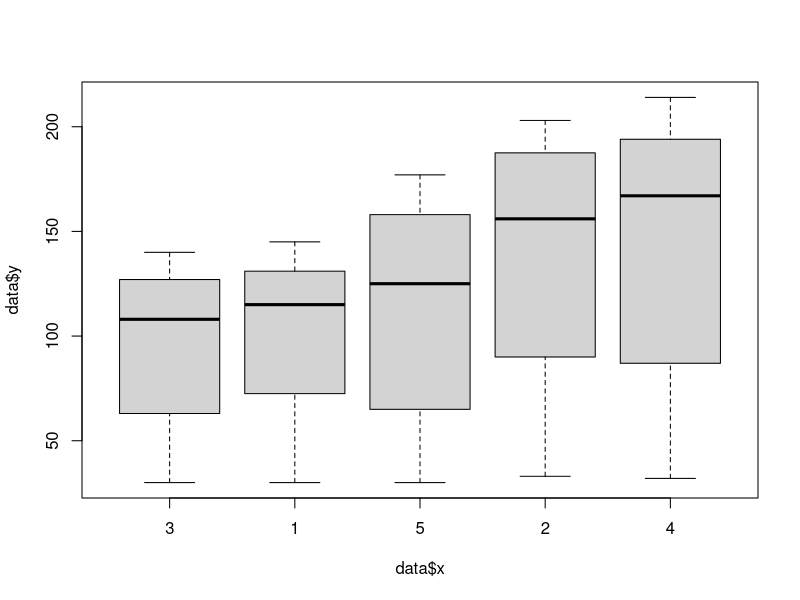

Reproduce this figure in R.
# assegnare il dataset all'oggetto data
data <- Orange
# rinominare la variabaile dipendente in y
data$y = Orange$circumference
# rinominare la variabile indipedente in x
data$x = Orange$Tree
# maggiori dettagli sulla x
table(data$x)
# grafico 
plot(data$y ~ data$x)
# regressione
m = lm(y ~ x, data = data)
# summary del modello
summary(m)
